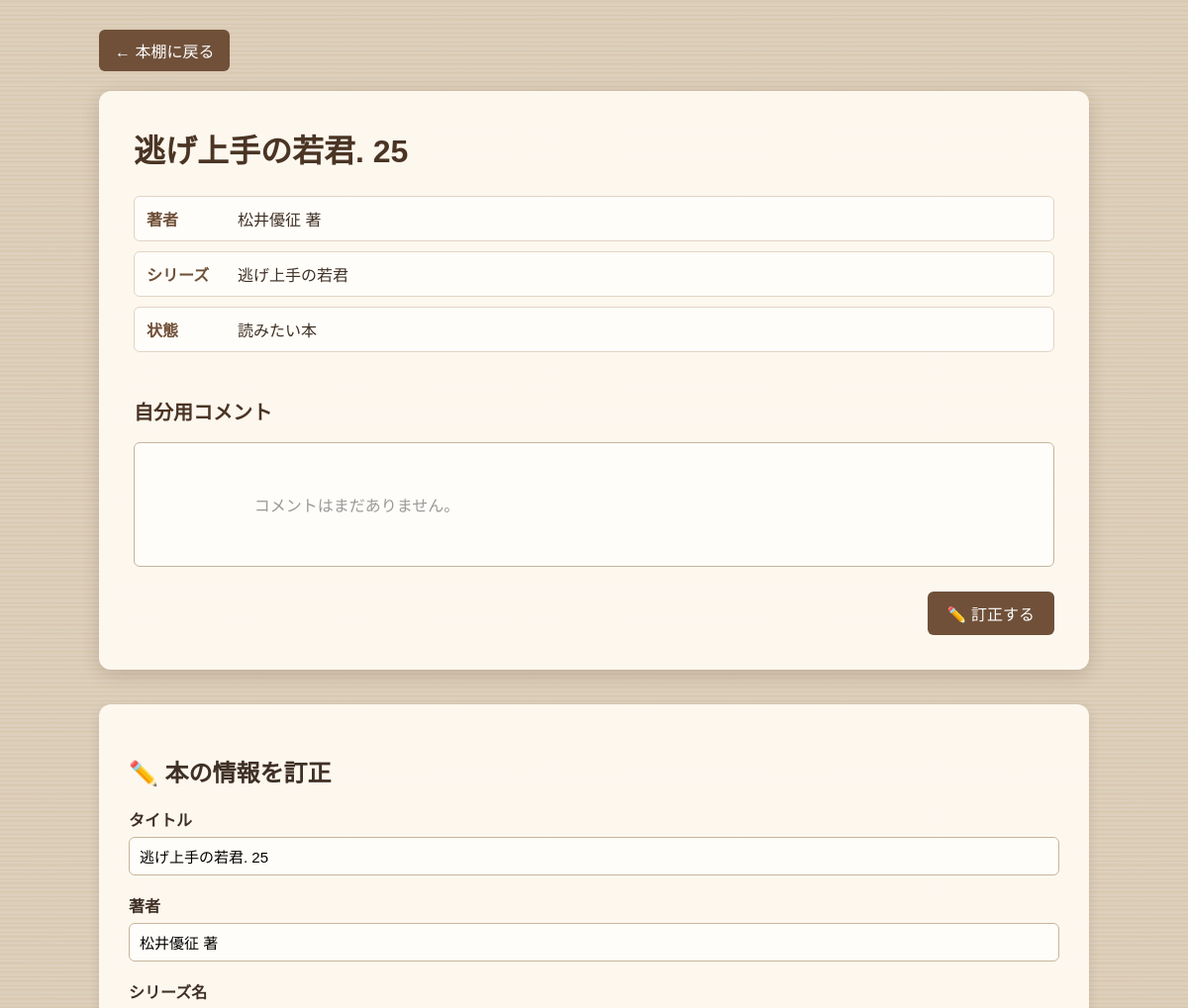
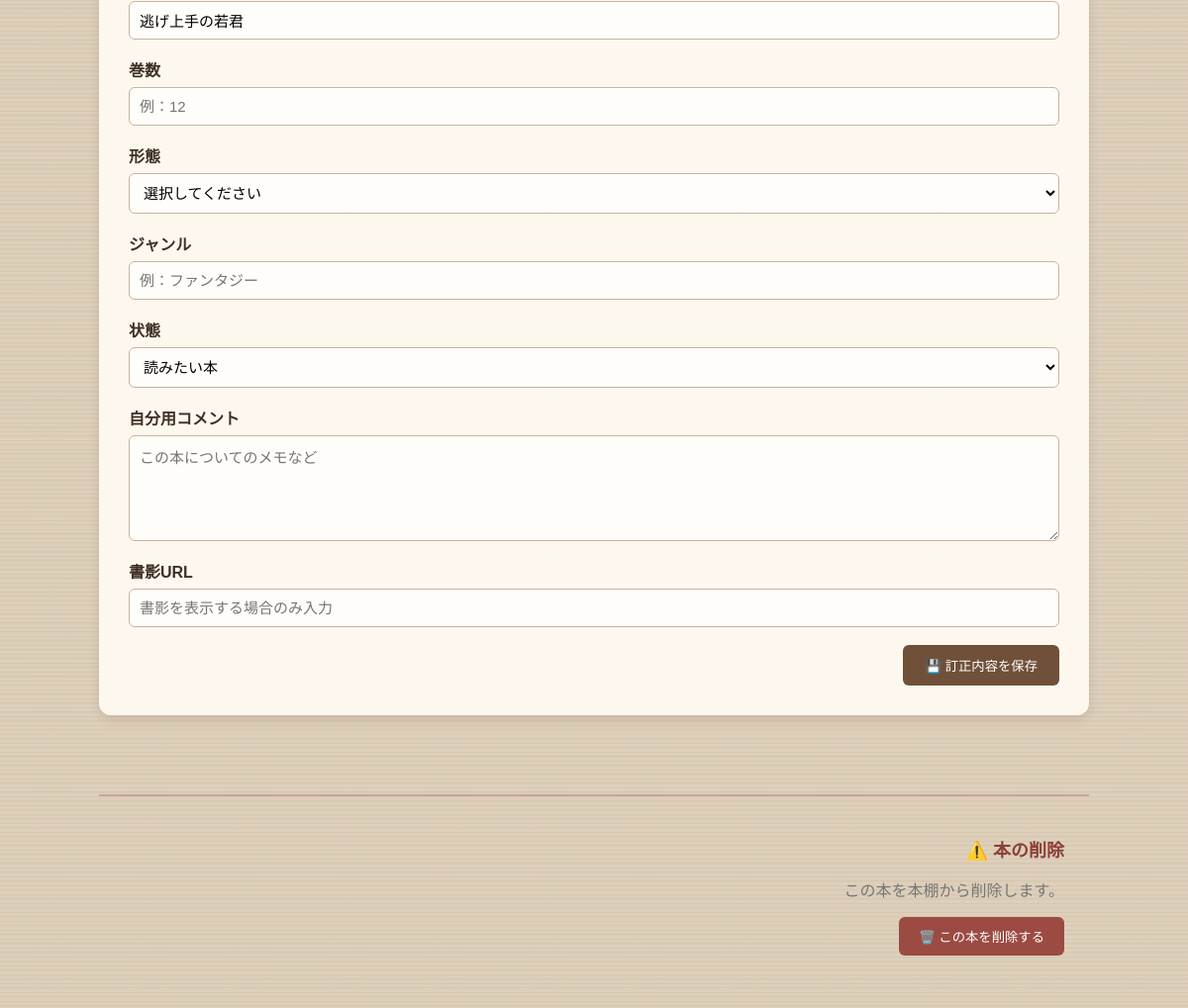
Page /book/9 on the committed database (2 pictures, top to bottom).
### tables this page shows
CREATE TABLE books (
            id INTEGER PRIMARY KEY AUTOINCREMENT,
            title TEXT NOT NULL,
            author TEXT,
            series_name TEXT,
            status TEXT NOT NULL
        , comment TEXT DEFAULT '', cover_url TEXT DEFAULT '', book_type TEXT DEFAULT '', genre TEXT DEFAULT '', volume INTEGER DEFAULT NULL);

### app.py (the view)
@app.route(
    "/book/<int:book_id>"
)
def book_detail(book_id):
    book = get_book(
        book_id
    )
    if book is None:
        return (
            "本が見つかりません",
            404
        )
    return render_template(
        "book_detail.html",
        book=book
    )

### app.py (called while the page is built)
def get_book(book_id):
    conn = sqlite3.connect(
        DB_PATH
    )
    conn.row_factory = sqlite3.Row
    book = conn.execute("""
        SELECT
            id,
            title,
            author,
            series_name,
            book_type,
            genre,
            status,
            comment,
            cover_url,
            volume
        FROM books
        WHERE id = ?
    """, (
        book_id,
    )).fetchone()
    conn.close()
    return book

### templates/book_detail.html (shortened to what this page needs)
<!DOCTYPE html>
<html lang="ja">
<head>
    <link rel="stylesheet"
          href="{{ url_for('static', filename='style.css') }}">
</head>
<body>
<div class="detail-page">
    <header class="detail-header">
        <a
            href="{{ url_for('index') }}"
            class="back-button"
        >
            ← 本棚に戻る
        </a>
    </header>
    <main class="book-detail">
        <div class="book-detail-card">
            <div class="detail-main">
                <div class="detail-info">
                    <h1 class="detail-title">
                        {{ book['title'] }}
                    </h1>
                    {% if book['author'] %}
                        <div class="detail-row">
                            <span class="detail-label">
                                著者
                            </span>
                            <span class="detail-value">
                                {{ book['author'] }}
                            </span>
                        </div>
                    {% endif %}
                    {% if book['series_name'] %}
                        <div class="detail-row">
                            <span class="detail-label">
                                シリーズ
                            </span>
                            <span class="detail-value">
                                {{ book['series_name'] }}
                            </span>
                        </div>
                    {% endif %}
                    {% if book['status'] %}
                        <div class="detail-row">
                            <span class="detail-label">
                                状態
                            </span>
                            <span class="detail-value">
                                {{ book['status'] }}
                            </span>
                        </div>
                    {% endif %}
                </div>
            </div>
            <div class="comment-section">
                <h2>
                    自分用コメント
                </h2>
                {% if book['comment'] %}
                    <div class="comment-box">
                        {{ book['comment'] }}
                    </div>
                {% else %}
                    <div class="comment-box empty-comment">
                        コメントはまだありません。
                    </div>
                {% endif %}
            </div>
            <div class="detail-actions">
                <a
                    href="#edit"
                    class="edit-button"
                >
                    ✏️ 訂正する
                </a>
            </div>
        </div>
        <section
            id="edit"
            class="edit-section"
        >
            <h2>
                ✏️ 本の情報を訂正
            </h2>
            <form
                action="{{ url_for('edit_book', book_id=book['id']) }}"
                method="POST"
                class="edit-form"
            >
                <label>
                    タイトル
                    <input
                        type="text"
                        name="title"
                        value="{{ book['title'] }}"
                        required
                    >
                </label>
                <label>
                    著者
                    <input
                        type="text"
                        name="author"
                        value="{{ book['author'] or '' }}"
                    >
                </label>
                <label>
                    シリーズ名
                    <input
                        type="text"
                        name="series_name"
                        value="{{ book['series_name'] or '' }}"
                        placeholder="例：葬送のフリーレン"
                    >
                </label>
                <label>
                    巻数
                    <input
                        type="number"
                        name="volume"
                        value="{{ book['volume'] or '' }}"
                        min="1"
                        placeholder="例：12"
                    >
                </label>
                <label>
                    形態
                    <select name="book_type">
                        <option
                            value=""
                            {% if not book['book_type'] %}
                            selected
                            {% endif %}
                        >
                            選択してください
                        </option>
                    </select>
                </label>
                <label>
                    ジャンル
                    <input
                        type="text"
                        name="genre"
                        value="{{ book['genre'] or '' }}"
                        placeholder="例：ファンタジー"
                    >
                </label>
                <label>
                    状態
                    <select name="status">
                        <option
                            value="読みたい本"
                            {% if book['status'] == '読みたい本' %}
                            selected
                            {% endif %}
                        >
                            読みたい本
                        </option>
                    </select>
                </label>
                <label>
                    自分用コメント
                    <textarea
                        name="comment"
                        rows="5"
                        placeholder="この本についてのメモなど"
                    >{{ book['comment'] or '' }}</textarea>
                </label>
                <label>
                    書影URL
                    <input
                        type="text"
                        name="cover_url"
                        value="{{ book['cover_url'] or '' }}"
                        placeholder="書影を表示する場合のみ入力"
                    >
                </label>
                <button
                    type="submit"
                    class="save-button"
                >
                    💾 訂正内容を保存
                </button>
            </form>
        </section>
        <section class="danger-zone">
            <h2>
                ⚠️ 本の削除
            </h2>
            <p>
                この本を本棚から削除します。
            </p>
            <form
                action="{{ url_for('remove_book', book_id=book['id']) }}"
                method="POST"
                onsubmit="return confirm('本当にこの本を削除しますか？');"
            >
                <button
                    type="submit"
                    class="danger-delete-button"
                >
                    🗑️ この本を削除する
                </button>
            </form>
        </section>
    </main>
</div>
</body>
</html>

### static/style.css (style rules this page uses)
body { margin: 0; font-family: "Yu Gothic", "Hiragino Kaku Gothic ProN", Meiryo, sans-serif; color: #3f3025; background: linear-gradient( rgba(92, 63, 38, 0.08), rgba(92, 63, 38, 0.08) ), repeating-linear-gradient( 0deg, #e8dcc8 0px, #e8dcc8 3px, #e2d2b9 4px, #eadfce 7px, #dfceb3 9px ); min-height: 100vh; }
.detail-page { width: 90%; max-width: 1000px; margin: 0 auto; padding: 30px 20px; }
.detail-header { margin-bottom: 20px; }
.back-button { display: inline-block; padding: 9px 16px; background: #705039; color: white; border-radius: 6px; text-decoration: none; }
.book-detail-card { background: rgba(255, 250, 242, 0.95); border-radius: 12px; padding: 35px; box-shadow: 0 5px 18px rgba(60, 35, 15, 0.18); }
.detail-main { display: flex; align-items: flex-start; gap: 30px; }
.detail-info { flex: 1; min-width: 0; }
.detail-title { margin-top: 0; margin-bottom: 25px; color: #4a3424; writing-mode: horizontal-tb; overflow-wrap: anywhere; }
.detail-row { display: flex; align-items: flex-start; gap: 12px; margin-bottom: 10px; padding: 10px 12px; background: #fffdf9; border: 1px solid #e1d4c3; border-radius: 6px; box-sizing: border-box; writing-mode: horizontal-tb; }
.detail-label { width: 80px; flex-shrink: 0; font-weight: bold; color: #705039; }
.detail-value { overflow-wrap: anywhere; }
.comment-section { margin-top: 35px; writing-mode: horizontal-tb; }
.comment-section h2 { font-size: 20px; color: #4a3424; }
.comment-box { width: 100%; min-height: 80px; box-sizing: border-box; padding: 14px; background: #fffdf9; border: 1px solid #c8b49b; border-radius: 6px; white-space: pre-wrap; overflow-wrap: anywhere; writing-mode: horizontal-tb; }
.empty-comment { color: #999; }
.detail-actions { display: flex; justify-content: flex-end; margin-top: 25px; writing-mode: horizontal-tb; }
.edit-button { display: inline-block; padding: 10px 20px; background: #705039; color: white; border-radius: 6px; text-decoration: none; }
.edit-section { margin-top: 35px; padding: 30px; background: rgba(255, 250, 242, 0.95); border-radius: 12px; box-shadow: 0 4px 12px rgba(60, 35, 15, 0.12); writing-mode: horizontal-tb; }
.edit-form { display: flex; flex-direction: column; gap: 18px; }
.edit-form label { display: flex; flex-direction: column; gap: 6px; font-weight: bold; }
.edit-form input, .edit-form select, .edit-form textarea { box-sizing: border-box; width: 100%; padding: 10px; border: 1px solid #c8b49b; border-radius: 6px; background: #fffdf9; font-family: inherit; font-size: 15px; }
.edit-form textarea { resize: vertical; }
.save-button { align-self: flex-end; padding: 11px 22px; background: #705039; color: white; border: none; border-radius: 6px; cursor: pointer; }
.danger-zone { margin-top: 80px; padding: 25px; border-top: 2px solid #c9a39d; text-align: right; writing-mode: horizontal-tb; }
.danger-zone h2 { color: #8b4038; font-size: 18px; }
.danger-zone p { color: #777; }
.danger-delete-button { padding: 10px 20px; background: #9b4b42; color: white; border: none; border-radius: 6px; cursor: pointer; }

### rows in the picture
books: title "逃げ上手の若君. 25", author "松井優征 著", series_name "逃げ上手の若君", status "読みたい本", book_type "選択してください"
